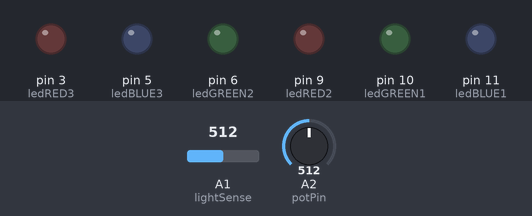
Bench run of a sketch on a simulated Arduino Uno, built with avr-gcc and run on an emulated ATmega328P. Shown: output pins drawn as LEDs (lit = HIGH). The test bench sets the inputs (shaded band); at power-on: A1 (lightSense) = 512, A2 (potPin) = 512. Random numbers use the default seed unless the sketch sets one.

Above: at 1.2 s.
1.3 s: A1 (lightSense) set to 529
At 1.45 s:
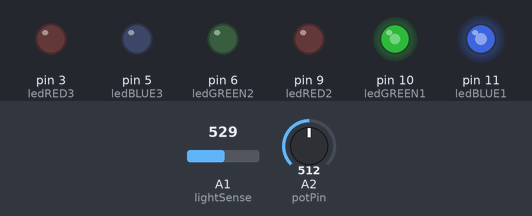
At 3.27 s:
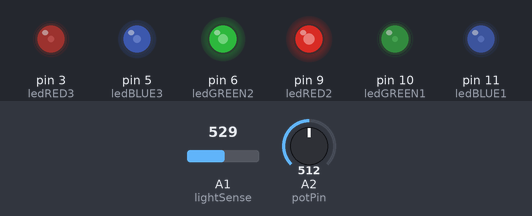
4.3 s: A2 (potPin) set to 538
7.3 s: A2 (potPin) set to 511
At 8.36 s:
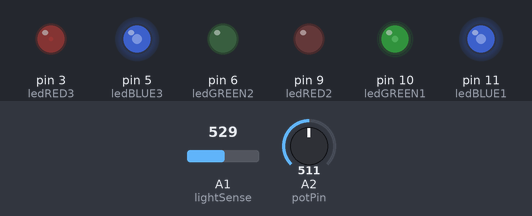
10.3 s: A2 (potPin) set to 716
13.3 s: A1 (lightSense) set to 707
14.8 s: A1 (lightSense) set to 729
At 15.86 s:
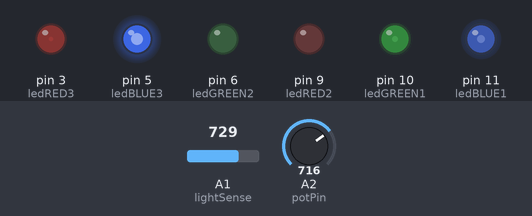
Timing chart, 0 to 21.2 s (numbered marks = the images above; inputs shaded):
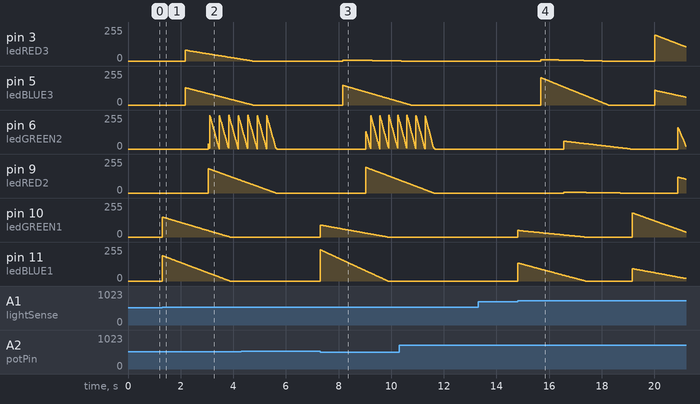

Measured:
- the behaviour switches between 512 and 513 on A1 (lightSense) (found by bisection; images 0 and 1)
- the behaviour switches between 716 and 717 on A1 (lightSense) (found by bisection; images 3 and 4)
- after the input at 13.3 s, every drawn part: stays the same
- after the input at 14.8 s, pin 3 (ledRED3): 0/255 → 10/255 after 0.87 s, → 9/255 0.23 s later, → 8/255 0.23 s later, → 7/255 0.23 s later, … (101 changes in this stretch); pin 9 (ledRED2): 0/255 → 5/255 after 1.7 s, → 4/255 0.43 s later, → 3/255 0.44 s later, → 2/255 0.43 s later, … (21 changes in this stretch)

The sketch:

Star_Stare.ino
```cpp
int potPin = A2; //changes light sensitivity
int lightSense = A1; //photoresistor
int X;
int ledBLUE1 = 11; // green-blue LED
int ledGREEN1 = 10;

float ledRED2 = 9; //red-yellow LED
int ledGREEN2 = 6;

int ledBLUE3 = 5; //blue-purple LED
int ledRED3 = 3;

int val = 0;
int val2 = 0;

void setup() {
  Serial.begin(9600);
    pinMode(lightSense, INPUT);
    pinMode(potPin, INPUT);
  pinMode(ledBLUE1, OUTPUT);  // declare the ledPin as an OUTPUT
  pinMode(ledGREEN1, OUTPUT);

  pinMode(ledRED2, OUTPUT);
  pinMode(ledGREEN2, OUTPUT);

  pinMode(ledBLUE3, OUTPUT);
  pinMode(ledRED3, OUTPUT);

}

void loop() {
  float counter3 = 1;
  float counter1 = 1;
  float counter2 = 1;
  float x = random(0, 255);
  float y = random(0, 255);
  float z = random(0, 255);
  float h = random(0, 255);
  float w = random(0, 255);
  float k = random(0, 10);
  float a;
  float b;
  float c;
  float d;
  float e;
  float f;
  float BLUE1val;
  float GREEN1val;
  float RED3val;
  float BLUE3val;
  float RED2val;
  float GREEN2val;
  val = analogRead(potPin);
  val2 = analogRead(lightSense);


  if (val2>val){ //if photoresistor receives more light than pot specified
    for (int fadeValue2 = 85 ; fadeValue2 >= 0; fadeValue2 --) {

      a = x / 255; //determines intensity of blue
      b = y / 255; //determines intensity of green

      BLUE1val = x - (a * counter1); //blue and green value grow smaller and smaller until 0
      GREEN1val =  y - (b * counter1);
      analogWrite(ledBLUE1, BLUE1val);
      analogWrite(ledGREEN1, GREEN1val);
      counter1++;
      delay(10);

    }
//blue-green led first cycle
//after 85 cycles, move on to next fade

  if (val2>val){ //checking for photoresistor
    for (int fadeValue2 = 85; fadeValue2 >= 0; fadeValue2 --) {

      c = z / 255; //determines intensity of red
      d = h / 255; //determines intensity of blue

      RED3val = z - (c * counter3);
      BLUE3val =  h - (d * counter3);
      analogWrite(ledRED3, RED3val);
      analogWrite(ledBLUE3, BLUE3val);
      counter3++; //red-blue led first cycle
      if (counter1 < 255) {
        a = x / 255;
        b = y / 255;
        BLUE1val = x - (a * counter1);
        GREEN1val =  y - (b * counter1);
        analogWrite(ledBLUE1, BLUE1val);
        analogWrite(ledGREEN1, GREEN1val);
        counter1++; //blue-green led second cycle
      }
      delay(10);
    }
  val = analogRead(potPin);
  val2 = analogRead(lightSense);


  if (val2>val){
    for (int fadeValue3 = 85; fadeValue3 >= 0; fadeValue3 --) {

      e = w / 255;
      f = w*10 / 255; //green is adjusted to make it more prominent

      RED2val = w - (e * counter2);
      GREEN2val =  w*10 - (f * counter2)  ;

      analogWrite(ledRED2, RED2val);
      analogWrite(ledGREEN2, GREEN2val);
      counter2++; //red-green led first cycle

      if (counter3 < 255) {
        c = z / 255;
        d = h / 255;

        RED3val = z - (c * counter3);
        BLUE3val =  h - (d * counter3)  ;
        analogWrite(ledRED3, RED3val);
        analogWrite(ledBLUE3, BLUE3val);
        counter3++; //red-blue led second cycle
      }

      if (counter1 < 255) {
        a = x / 255;
        b = y / 255;
        BLUE1val = x - (a * counter1);
        GREEN1val =  y - (b * counter1)  ;
        analogWrite(ledBLUE1, BLUE1val);
        analogWrite(ledGREEN1, GREEN1val);
        counter1++; //blue-green led last cycle
      }
      delay(10);
    }

  val = analogRead(potPin);
  val2 = analogRead(lightSense);


  if (val2>val){
    for (int fadeValue4 = 170; fadeValue4 >= 0; fadeValue4 --) {
      if (counter2 < 255) {
      e = w / 255;
      f = w*10 / 255;

      RED2val = w - (e * counter2);
      GREEN2val =  w*10 - (f * counter2)  ;

      analogWrite(ledRED2, RED2val);
      analogWrite(ledGREEN2, GREEN2val);
      counter2++; //red-green led second/final cycle
}
      if (counter3 < 255) {
        c = z / 255;
        d = h / 255;

        RED3val = z - (c * counter3);
        BLUE3val =  h - (d * counter3)  ;
        analogWrite(ledRED3, RED3val);
        analogWrite(ledBLUE3, BLUE3val);
        counter3++; //red-blue led final cycle
      }
      delay(10);
    }
    }
    else {
    analogWrite(ledRED2, 0);
    analogWrite(ledGREEN2, 0);
    analogWrite(ledRED3, 0);
    analogWrite(ledBLUE3, 0);
    analogWrite(ledBLUE1, 0);
    analogWrite(ledGREEN1, 0);
    delay(10);
  }

}
else {
    analogWrite(ledRED2, 0);
    analogWrite(ledGREEN2, 0);
    analogWrite(ledRED3, 0);
    analogWrite(ledBLUE3, 0);
    analogWrite(ledBLUE1, 0);
    analogWrite(ledGREEN1, 0);
    delay(10);
  }
  }
  else {
    analogWrite(ledRED2, 0);
    analogWrite(ledGREEN2, 0);
    analogWrite(ledRED3, 0);
    analogWrite(ledBLUE3, 0);
    analogWrite(ledBLUE1, 0);
    analogWrite(ledGREEN1, 0);
    delay(10);
  }
}
      else {
    analogWrite(ledRED2, 0);
    analogWrite(ledGREEN2, 0);
    analogWrite(ledRED3, 0);
    analogWrite(ledBLUE3, 0);
    analogWrite(ledBLUE1, 0);
    analogWrite(ledGREEN1, 0);
    delay(10);
  }

}
```
